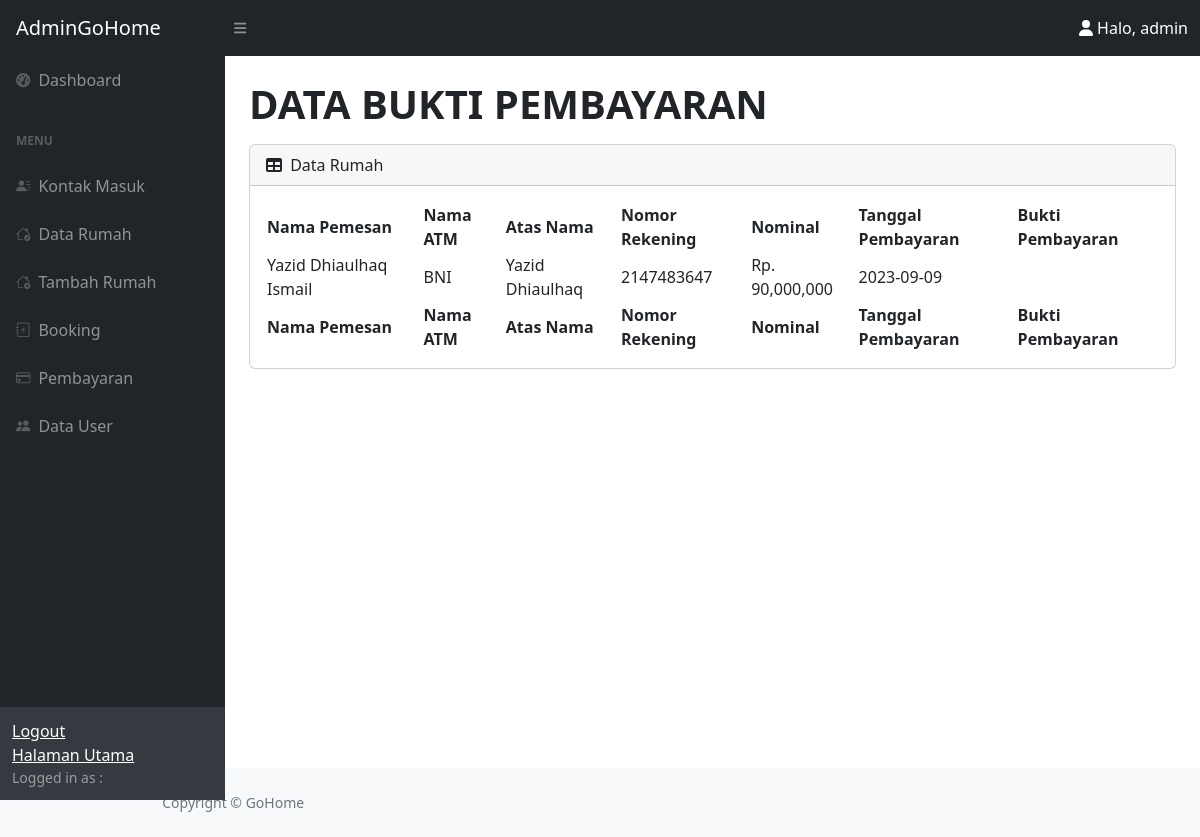
The page /admin/pembayaran/tampil_pembayaran.php (signed in) on the database its author committed.
### tables this page shows
CREATE TABLE `pembayaran` (
  `id_pembayaran` int(11) NOT NULL,
  `id_booking` int(11) NOT NULL,
  `id_user` int(11) NOT NULL,
  `namaatm_pembayaran` varchar(20) NOT NULL,
  `atasnama_pembayaran` varchar(100) NOT NULL,
  `norek_pembayaran` int(25) NOT NULL,
  `nominal_pembayaran` bigint(20) NOT NULL,
  `tanggal_pembayaran` varchar(15) NOT NULL,
  `bukti_pembayaran` varchar(255) NOT NULL
);

CREATE TABLE `user` (
  `id_user` int(11) NOT NULL,
  `nama` varchar(100) NOT NULL,
  `username` varchar(50) NOT NULL,
  `password` varchar(50) NOT NULL,
  `status` varchar(10) NOT NULL
);

### admin/pembayaran/tampil_pembayaran.php (the view, shortened to what this page needs)
<?php include '../header.php'; ?>
<main class="mt-4">
    <div id="layoutSidenav">
        <div id="layoutSidenav_content">
            <div class="container-fluid px-4">
                <h1 class="mb-3"><strong>DATA BUKTI PEMBAYARAN</strong></h1>
                <div class="card mb-4">
                    <div class="card-header">
                        <i class="fas fa-table me-1"></i>
                        Data Rumah
                    </div>
                    <div class="card-body">
                        <table id="datatablesSimple">
                            <thead>
                                <tr>
                                    <th>Nama Pemesan</th>
                                    <th>Nama ATM</th>
                                    <th>Atas Nama</th>
                                    <th>Nomor Rekening</th>
                                    <th>Nominal</th>
                                    <th>Tanggal Pembayaran</th>
                                    <th>Bukti Pembayaran</th>
                                </tr>
                            </thead>
                            <tfoot>
                                <tr>
                                    <th>Nama Pemesan</th>
                                    <th>Nama ATM</th>
                                    <th>Atas Nama</th>
                                    <th>Nomor Rekening</th>
                                    <th>Nominal</th>
                                    <th>Tanggal Pembayaran</th>
                                    <th>Bukti Pembayaran</th>
                                </tr>
                            </tfoot>
                            <tbody>
                                <?php
                                $sql = "SELECT * FROM pembayaran ORDER BY id_pembayaran DESC";
                                $hasil = $koneksi->query($sql);
                                while ($row = $hasil->fetch_assoc()) {
                                    $id_user = $row['id_user'];
                                    $sqlUser = "SELECT * FROM user WHERE id_user = '$id_user'";
                                    $userResult = $koneksi->query($sqlUser);
                                    $user = $userResult->fetch_assoc();
                                ?>
                                    <tr>
                                        <td><?= $user['nama'] ?></td>
                                        <td><?= $row['namaatm_pembayaran'] ?></td>
                                        <td><?= $row['atasnama_pembayaran'] ?></td>
                                        <td><?= $row['norek_pembayaran'] ?></td>
                                        <td>Rp. <?= number_format($row['nominal_pembayaran']) ?></td>
                                        <td><?= $row['tanggal_pembayaran'] ?></td>
                                        <td>
                                        </td>
                                    </tr>
                                <?php } ?>
                            </tbody>
                        </table>
                    </div>
                </div>
            </div>
        </div>
    </div>
</main>
<?php include '../footer.php' ?>

### rows shown on the page
pembayaran: id_user.nama "Yazid Dhiaulhaq Ismail", namaatm_pembayaran "BNI", atasnama_pembayaran "Yazid Dhiaulhaq", norek_pembayaran "2147483647", nominal_pembayaran "90,000,000", tanggal_pembayaran "2023-09-09"
